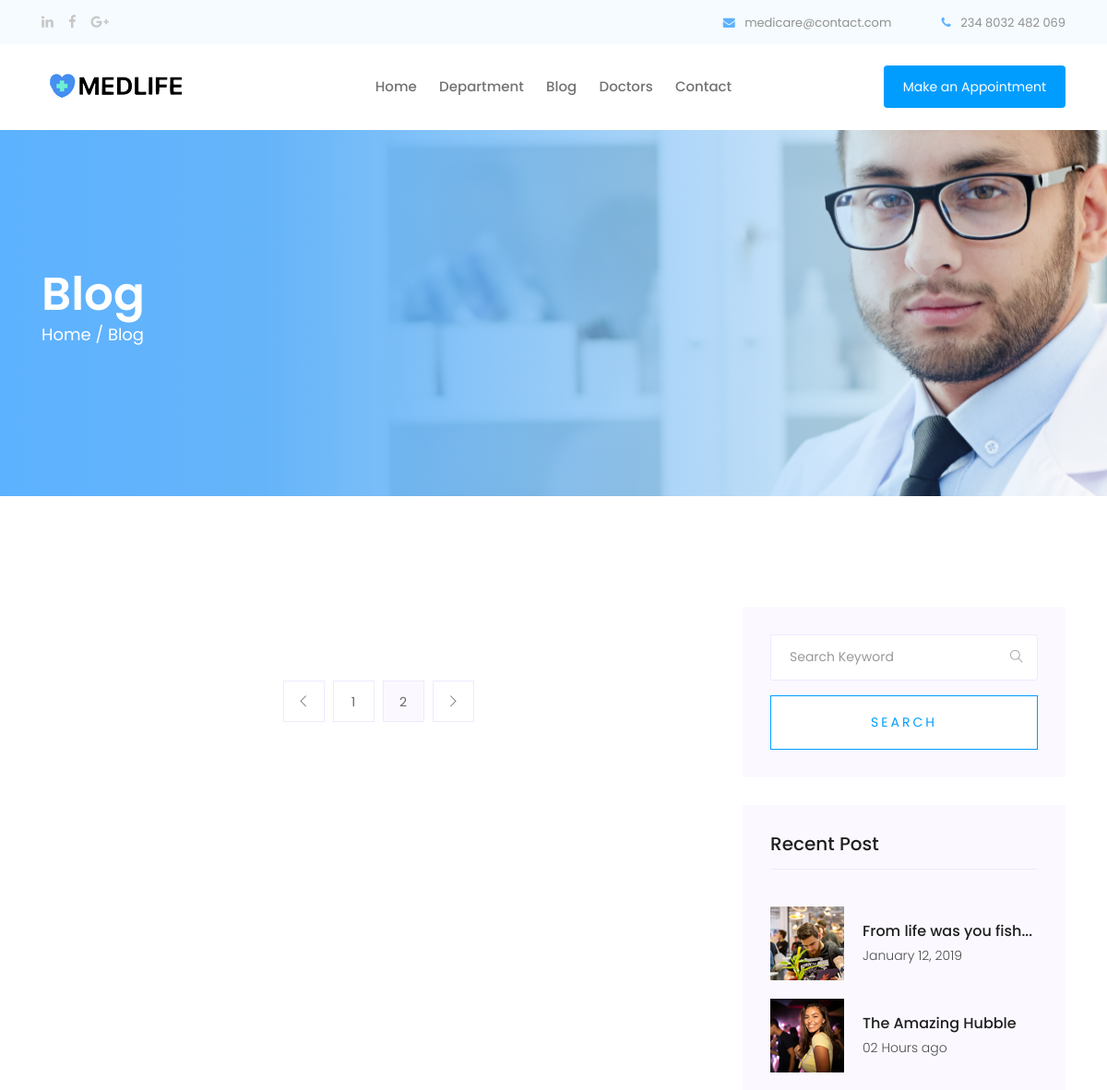
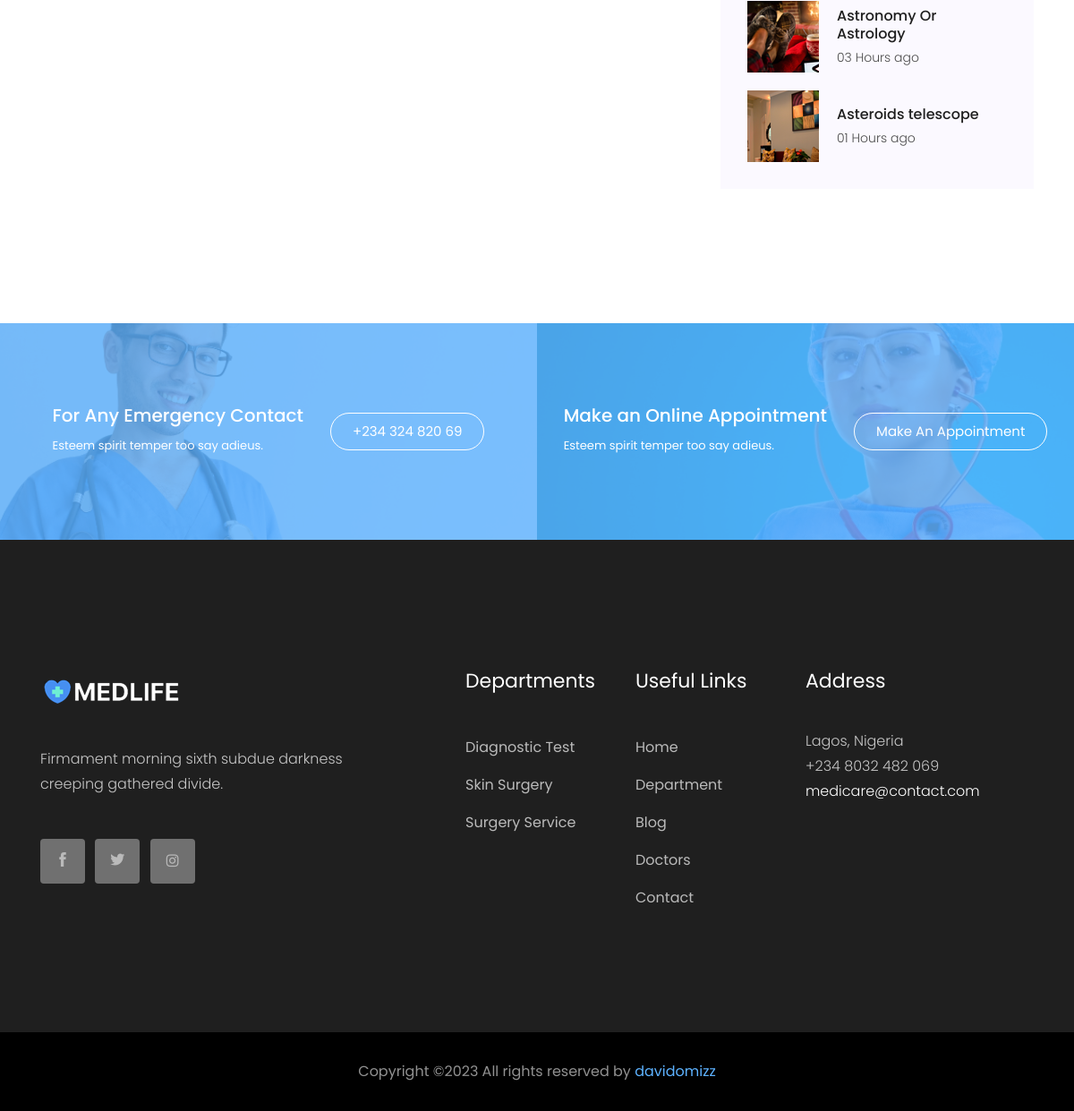
The app's page /post, older data (2 pictures, top to bottom).
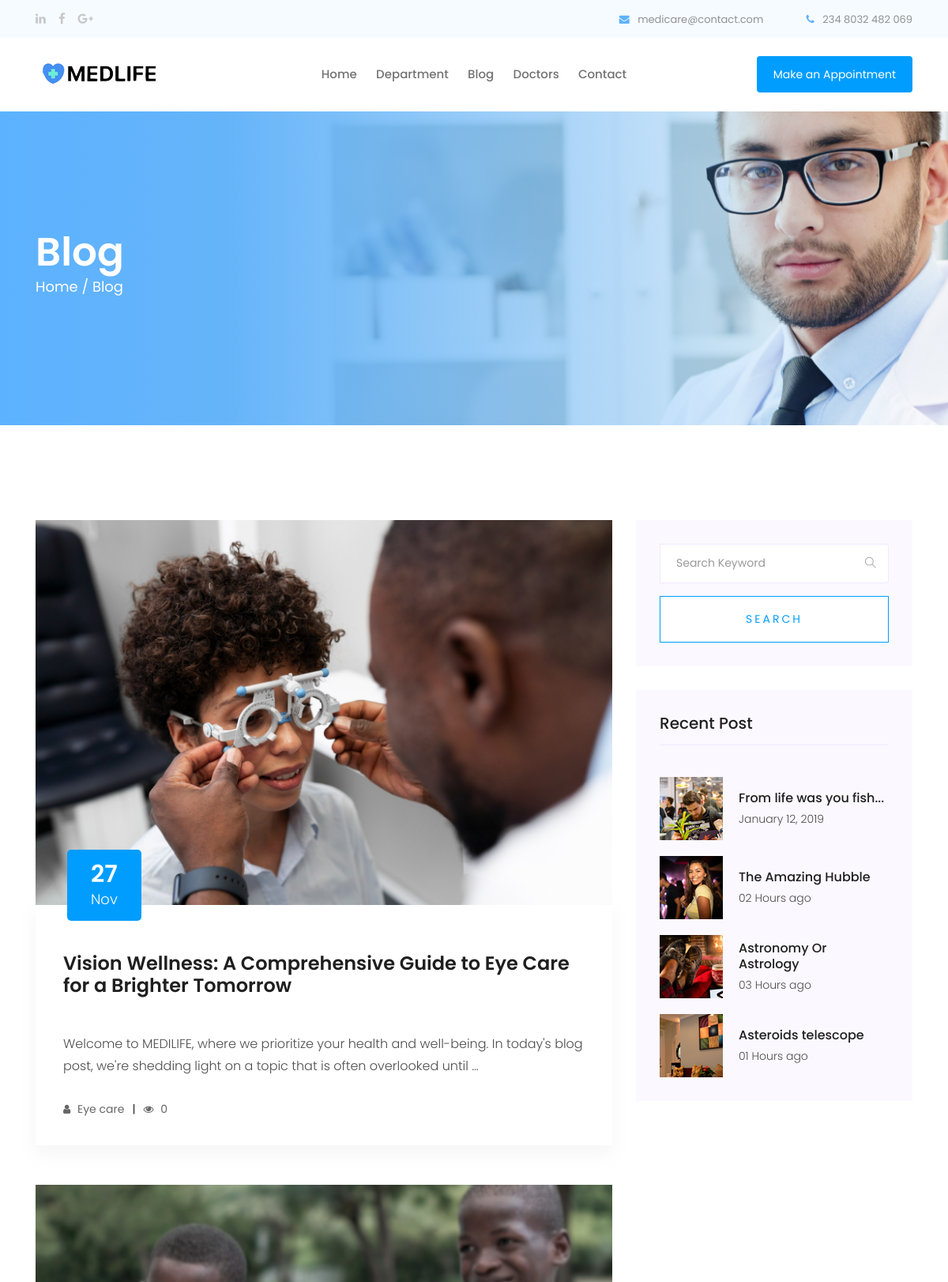
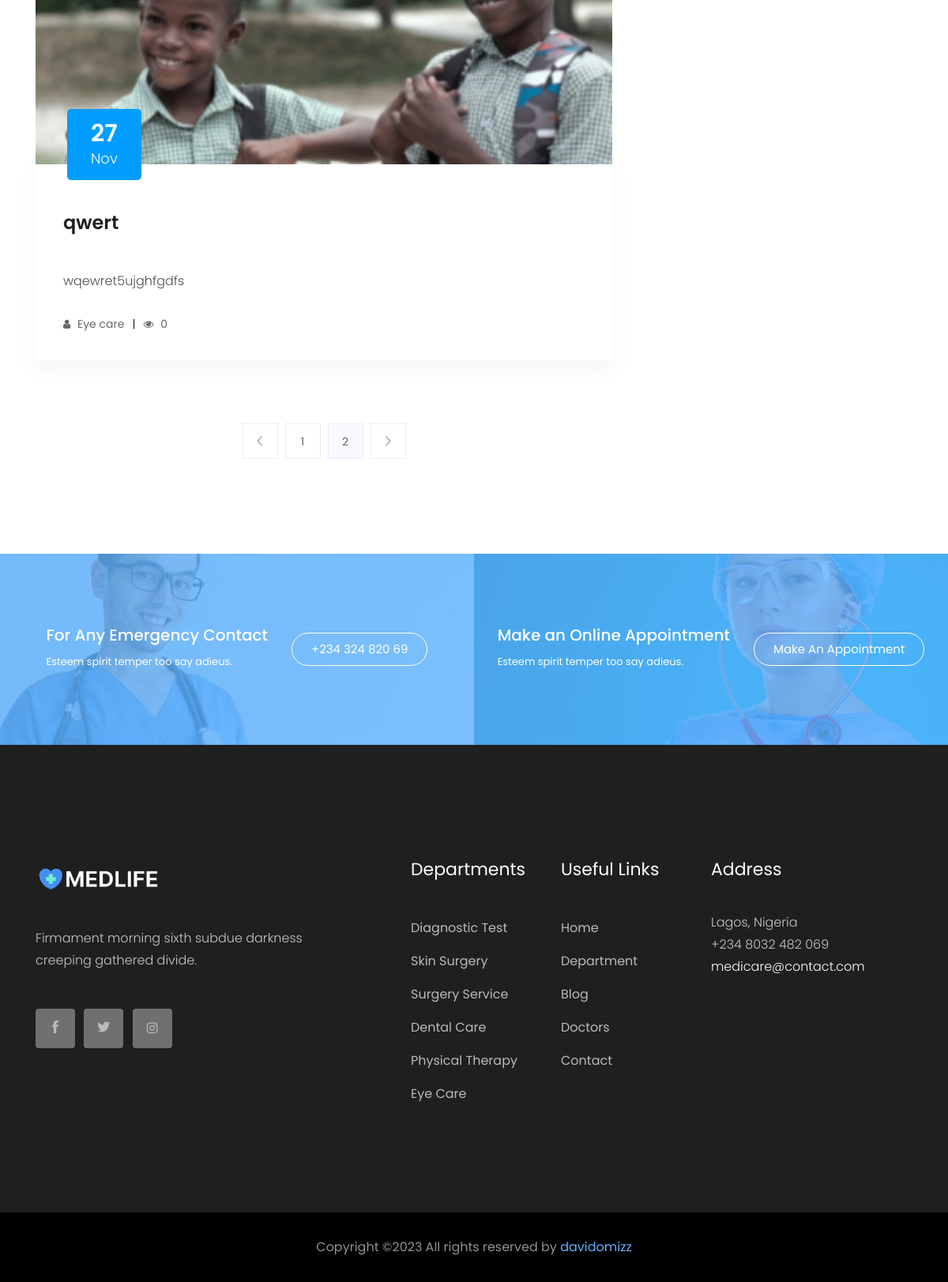
The same page, newer data (2 pictures, top to bottom).
### app/models.py (models this page shows, shortened)
class Department(models.Model):
    image = models.ImageField(upload_to='department-images')
    name = models.CharField(max_length=255)
    slug = models.SlugField(max_length=255, unique=True, null= True, blank=True)
    description = RichTextField()

class Post(models.Model):
    image = models.ImageField(upload_to='blog')
    title = models.CharField(max_length=255)
    created_on = models.DateTimeField(auto_now_add=True)
    updated_on = models.DateTimeField(auto_now= True)
    views = models.PositiveIntegerField(default=0)
    author = models.ForeignKey(User, on_delete= models.CASCADE,related_name='blog_post')
    category = models.ForeignKey(Category, null=True, blank=True, on_delete=models.CASCADE)
    slug = models.SlugField(max_length=300, unique=True)
    content = RichTextField()

class Category(models.Model):
    name = models.CharField(max_length=255)
    description = models.CharField(max_length=255)
    def __str__(self):
        return self.name

### app/views.py (the view)
# urls.py: path('post', views.post, name='post'),
def post(request):
    return handle_form_submission(request, 'blog.html', 'blog')

### app/forms.py
class AppointmentForm(forms.ModelForm):
    patient_name = forms.CharField(label='Full Name',widget=forms.TextInput(attrs={'placeholder': 'Enter full name', 'required': True})
    )
    patient_email = forms.EmailField(label='Email',widget=forms.TextInput(attrs={'placeholder': 'Enter your email', 'type': 'email'})
    )
    appointment_date = forms.DateField(widget=forms.TextInput(attrs={'placeholder': 'Enter your appointment date', 'type': 'date'})
    )
    appointment_time = forms.TimeField(widget=forms.TextInput(attrs={'placeholder': 'Enter your appointment time', 'type': 'time'})
    )
    doctor = forms.ModelChoiceField(queryset=Doctor.objects.all(),empty_label=None,widget=forms.Select(attrs={'required': True}))
    number = forms.CharField(max_length=15,widget=forms.TextInput(attrs={'placeholder': 'Enter your phone number', 'type': 'number'}), required=True)
    department = forms.ModelChoiceField(queryset=Department.objects.all(),empty_label=None, widget=forms.Select(attrs={'required': True})
    )
    class Meta:
        model = Appointment
        fields = ('patient_name', 'appointment_date', 'appointment_time', 'doctor', 'number', 'patient_email', 'department')

### app/templates/blog.html (shortened to what the changed rows need)
{% extends 'base.html' %}
{% load static %}
{% block content %}
    <section class="blog_area section-padding">
        <div class="container">
            <div class="row">
                <div class="col-lg-8 mb-5 mb-lg-0">
                    <div class="blog_left_sidebar">
                        {% if posts %}
                            {% for post in posts %}
                                <article class="blog_item">
                                    <div class="blog_item_img">
                                        <img class="card-img rounded-0" src="{{ post.image.url }}" alt="">
                                        <a href="#" class="blog_item_date">
                                            <h3>{{ post.created_on|date:"d" }}</h3>
                                            <p>{{ post.created_on|date:"M" }}</p>
                                        </a>
                                    </div>
                                    <div class="blog_details">
                                        <a class="d-inline-block" href="{% url 'single_blog' post.slug %}">
                                            <h2>{{ post.title }}</h2>
                                        </a>
                                        <p>{{ post.content|truncatewords:25|safe }}</p>
                                        <ul class="blog-info-link">
                                            <li><a href="#"><i class="fa fa-user"></i> {{ post.category }}</a></li>
                                            <li><a href="#"><i class="fa fa-eye"></i> {{ post.views }}</a></li>
                                        </ul>
                                    </div>
                                </article>
                            {% endfor %}
                            {% endif %}
                    </div>
                </div>
            </div>
        </div>
    </section>
    {% endblock %}

### app/templates/base.html (shortened to what the changed rows need)
{% load static %}
<!doctype html>
<html class="no-js" lang="zxx">
<head>
    <link rel="stylesheet" href="{% static 'css/bootstrap.min.css' %}">
    <link rel="stylesheet" href="{% static 'css/owl.carousel.min.css' %}">
    <link rel="stylesheet" href="{% static 'css/magnific-popup.css' %}">
    <link rel="stylesheet" href="{% static 'css/font-awesome.min.css' %}">
    <link rel="stylesheet" href="{% static 'css/themify-icons.css' %}">
    <link rel="stylesheet" href="{% static 'css/nice-select.css' %}">
    <link rel="stylesheet" href="{% static 'css/flaticon.css' %}">
    <link rel="stylesheet" href="{% static 'css/gijgo.css' %}">
    <link rel="stylesheet" href="{% static 'css/animate.css' %}">
    <link rel="stylesheet" href="{% static 'css/slicknav.css' %}">
    <link rel="stylesheet" href="{% static 'css/style.css' %}">
</head>
<body>
    {% block content %}
    {% endblock %}
    <footer class="footer">
        <div class="footer_top">
            <div class="container">
                <div class="row">
                    <div class="col-xl-2 offset-xl-1 col-md-6 col-lg-3">
                        <div class="footer_widget">
                            <ul>
                                {% if departments %}
                                    {% for department in departments %}
                                        <li><a href="{% url 'single_department' department.slug %}">{{  department.name }}</a></li>
                                    {% endfor %}
                                {% endif %}
                            </ul>
                        </div>
                    </div>
                </div>
            </div>
        </div>
    </footer>
</body>
</html>

Row changes from the older to the newer data that the page shows:
added Post: image (picture), created_on "27", created_on "Nov", title "Vision Wellness: A Comprehensive Guide to Eye Care for a Brighter Tomorrow", content "Welcome to MEDILIFE, where we prioritize your health and well-being. In today's blog post, we're shedding light on a topic that is often overlooked until …", category "Eye care", views "0"
added Post: image (picture), created_on "27", created_on "Nov", title "qwert", content "wqewret5ujghfgdfs", category "Eye care", views "0"
added Department: name "Dental Care"
added Department: name "Physical Therapy"
added Department: name "Eye Care"
